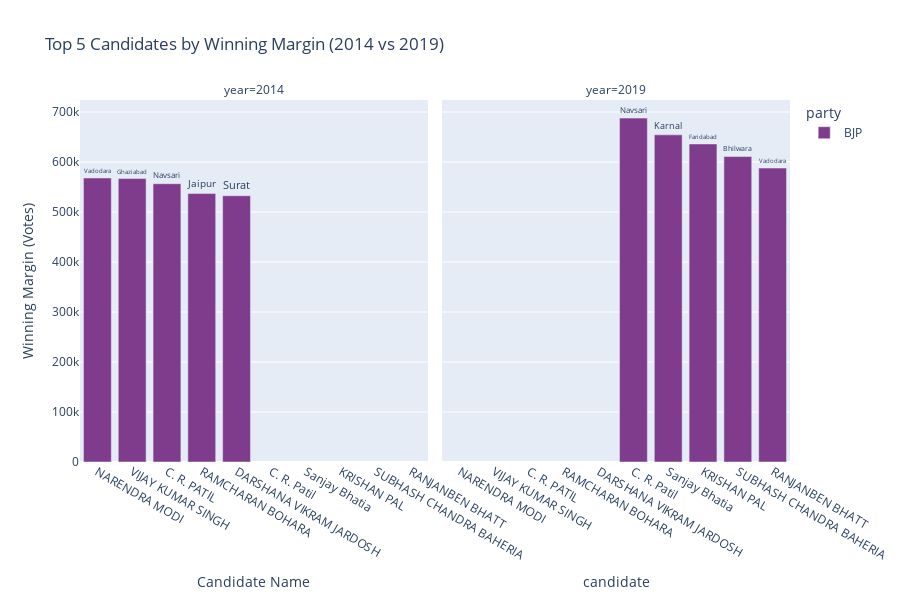

The notebook cell this image was saved under:
### Markdown cell above
A large margin indicates a strong victory, while a small margin means a close contest.

### Code cell
top5_all = pd.concat([top5_2014, top5_2019], ignore_index=True)
facest_col = np.where(top5_all.index < 5, 2014, 2019)
top5_all['year'] = facest_col
fig = px.bar(
    top5_all,
    x='candidate',
    y='margin_votes',
    color='party',
    barmode='group',
    text='pc_name',
    facet_col='year',
    title='Top 5 Candidates by Winning Margin (2014 vs 2019)',
    color_discrete_sequence=px.colors.qualitative.Bold
)

# Improve appearance
fig.update_traces(textposition='outside')
fig.update_layout(
    xaxis_title='Candidate Name',
    yaxis_title='Winning Margin (Votes)',
    showlegend=True,
    height=600
)

fig.show()

### Figure 1 — Plotly figure (JSON) as saved in the notebook; plotly's stock layout.template omitted (floating-point values rounded to 4 significant figures)
{"data": [{"alignmentgroup": "True", "hovertemplate": "party=BJP<br>year=2014<br>candidate=%{x}<br>margin_votes=%{y}<br>pc_name=%{text}<extra></extra>", "legendgroup": "BJP", "marker": {"color": "rgb(127, 60, 141)", "pattern": {"shape": ""}}, "name": "BJP", "offsetgroup": "BJP", "orientation": "v", "showlegend": true, "text": ["Vadodara", "Ghaziabad", "Navsari", "Jaipur", "Surat"], "textposition": "outside", "type": "bar", "x": ["NARENDRA MODI", "VIJAY KUMAR SINGH", "C. R. PATIL", "RAMCHARAN BOHARA", "DARSHANA VIKRAM JARDOSH"], "xaxis": "x", "y": [568003, 566925, 556519, 536942, 532525], "yaxis": "y"}, {"alignmentgroup": "True", "hovertemplate": "party=BJP<br>year=2019<br>candidate=%{x}<br>margin_votes=%{y}<br>pc_name=%{text}<extra></extra>", "legendgroup": "BJP", "marker": {"color": "rgb(127, 60, 141)", "pattern": {"shape": ""}}, "name": "BJP", "offsetgroup": "BJP", "orientation": "v", "showlegend": false, "text": ["Navsari", "Karnal", "Faridabad", "Bhilwara", "Vadodara"], "textposition": "outside", "type": "bar", "x": ["C. R. Patil", "Sanjay Bhatia", "KRISHAN PAL", "SUBHASH CHANDRA BAHERIA", "RANJANBEN BHATT"], "xaxis": "x2", "y": [687767, 654269, 636032, 610920, 587825], "yaxis": "y2"}], "layout": {"annotations": [{"font": {}, "showarrow": false, "text": "year=2014", "x": 0.245, "xanchor": "center", "xref": "paper", "y": 1, "yanchor": "bottom", "yref": "paper"}, {"font": {}, "showarrow": false, "text": "year=2019", "x": 0.755, "xanchor": "center", "xref": "paper", "y": 1, "yanchor": "bottom", "yref": "paper"}], "barmode": "group", "height": 600, "legend": {"title": {"text": "party"}, "tracegroupgap": 0}, "showlegend": true, "title": {"text": "Top 5 Candidates by Winning Margin (2014 vs 2019)"}, "xaxis": {"anchor": "y", "domain": [0, 0.49], "title": {"text": "Candidate Name"}}, "xaxis2": {"anchor": "y2", "domain": [0.51, 1], "matches": "x", "title": {"text": "candidate"}}, "yaxis": {"anchor": "x", "domain": [0, 1], "title": {"text": "Winning Margin (Votes)"}}, "yaxis2": {"anchor": "x2", "domain": [0, 1], "matches": "y", "showticklabels": false}}}
